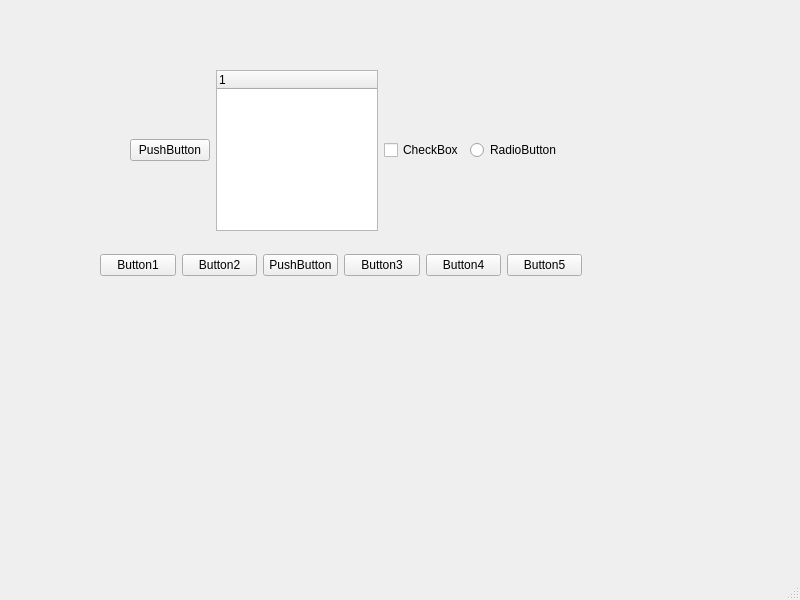
<?xml version="1.0" encoding="UTF-8"?>
<ui version="4.0">
 <class>MainWindow</class>
 <widget class="QMainWindow" name="MainWindow">
  <property name="geometry">
   <rect>
    <x>0</x>
    <y>0</y>
    <width>800</width>
    <height>600</height>
   </rect>
  </property>
  <property name="windowTitle">
   <string>MainWindow</string>
  </property>
  <widget class="QWidget" name="centralwidget">
   <widget class="QWidget" name="horizontalLayoutWidget">
    <property name="geometry">
     <rect>
      <x>130</x>
      <y>70</y>
      <width>431</width>
      <height>161</height>
     </rect>
    </property>
    <layout class="QHBoxLayout" name="horizontalLayout_2">
     <item>
      <widget class="QPushButton" name="pushButton_6">
       <property name="text">
        <string>PushButton</string>
       </property>
      </widget>
     </item>
     <item>
      <widget class="QTreeWidget" name="treeWidget">
       <column>
        <property name="text">
         <string notr="true">1</string>
        </property>
       </column>
      </widget>
     </item>
     <item>
      <widget class="QCheckBox" name="checkBox">
       <property name="text">
        <string>CheckBox</string>
       </property>
      </widget>
     </item>
     <item>
      <widget class="QRadioButton" name="radioButton">
       <property name="text">
        <string>RadioButton</string>
       </property>
      </widget>
     </item>
    </layout>
   </widget>
   <widget class="QWidget" name="">
    <property name="geometry">
     <rect>
      <x>100</x>
      <y>240</y>
      <width>482</width>
      <height>51</height>
     </rect>
    </property>
    <layout class="QHBoxLayout" name="horizontalLayout">
     <item>
      <widget class="QPushButton" name="pushButton">
       <property name="text">
        <string>Button1</string>
       </property>
      </widget>
     </item>
     <item>
      <widget class="QPushButton" name="pushButton_2">
       <property name="text">
        <string>Button2</string>
       </property>
      </widget>
     </item>
     <item>
      <widget class="QPushButton" name="pushButton_7">
       <property name="text">
        <string>PushButton</string>
       </property>
      </widget>
     </item>
     <item>
      <widget class="QPushButton" name="pushButton_3">
       <property name="text">
        <string>Button3</string>
       </property>
      </widget>
     </item>
     <item>
      <widget class="QPushButton" name="pushButton_4">
       <property name="text">
        <string>Button4</string>
       </property>
      </widget>
     </item>
     <item>
      <widget class="QPushButton" name="pushButton_5">
       <property name="text">
        <string>Button5</string>
       </property>
      </widget>
     </item>
    </layout>
   </widget>
  </widget>
  <widget class="QMenuBar" name="menubar">
   <property name="geometry">
    <rect>
     <x>0</x>
     <y>0</y>
     <width>800</width>
     <height>23</height>
    </rect>
   </property>
  </widget>
  <widget class="QStatusBar" name="statusbar"/>
 </widget>
 <resources/>
 <connections/>
</ui>
